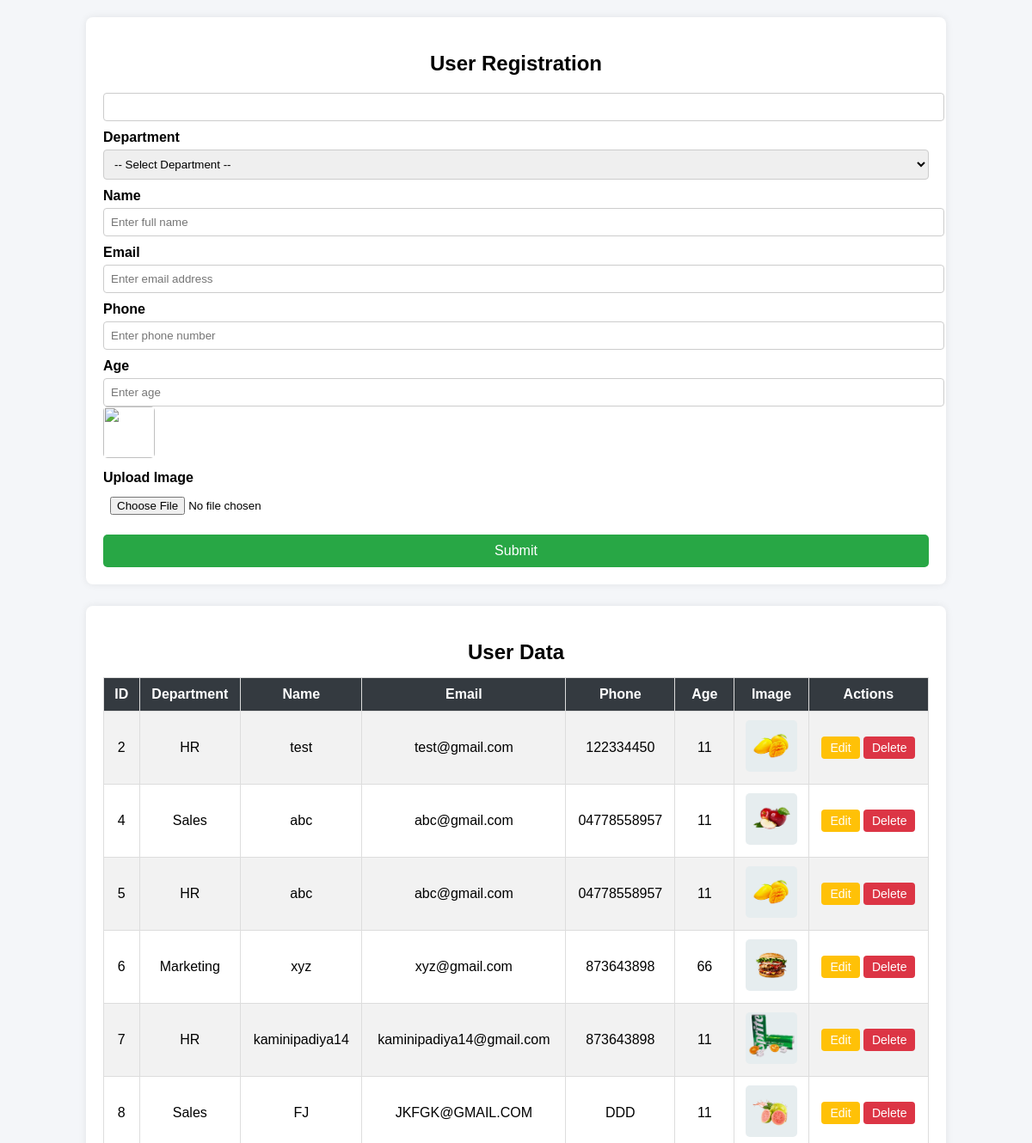
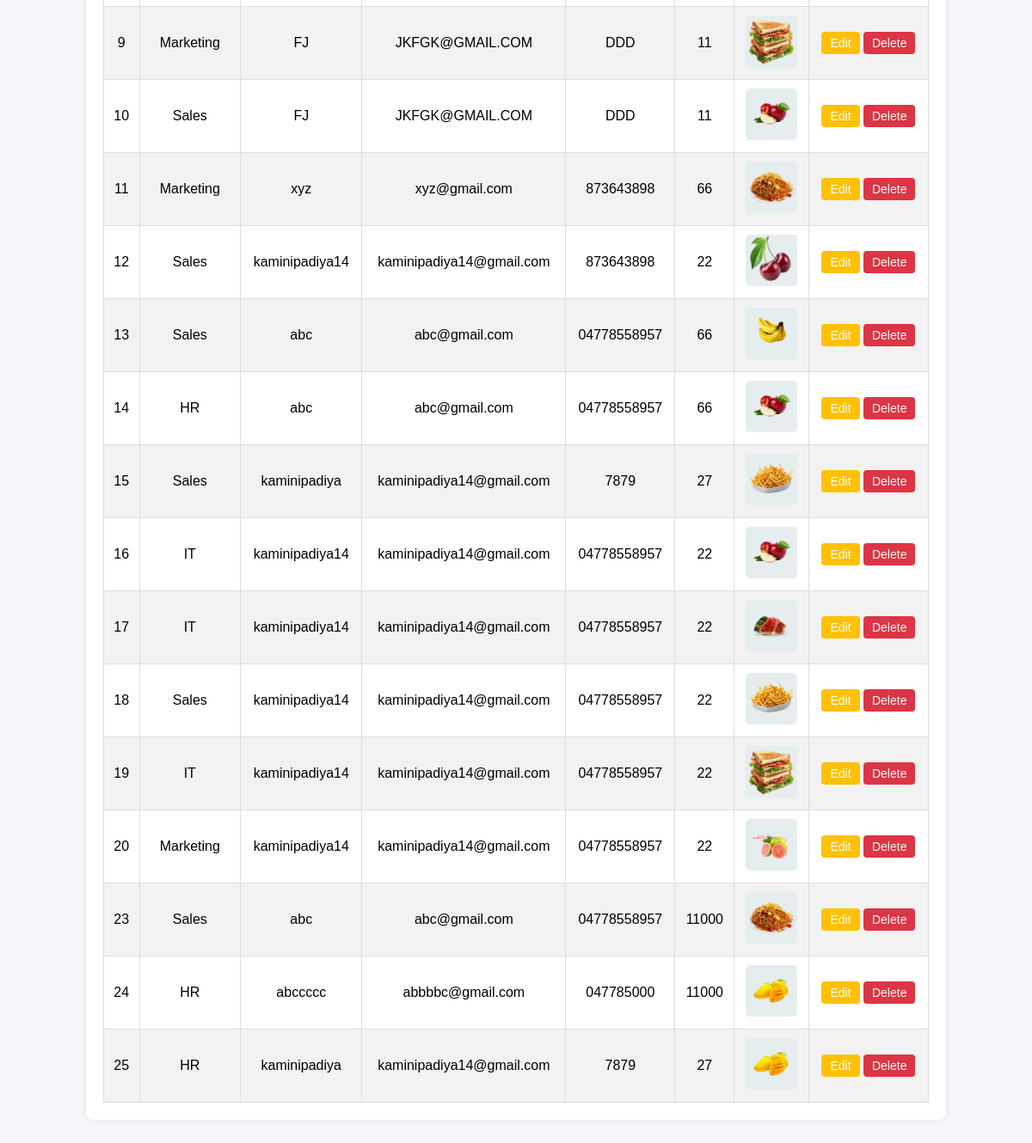
The page / on the database its author committed (2 pictures, top to bottom).
### app/models.py (models this page shows)
class Student(models.Model):
    department = models.ForeignKey(Department,on_delete=models.CASCADE,null=True)
    name = models.CharField(max_length=20)
    email = models.CharField(max_length=50)
    phone = models.CharField(max_length=20)
    age = models.IntegerField()
    image = models.ImageField(upload_to='img',default='test')

class Department(models.Model):
    name = models.CharField(max_length=20)

### app/views.py (the view)
# urls.py: path('',index,name="index"),
def index(request):
    students = Student.objects.all()
    departments = Department.objects.all()
    std = None  # default
    sid = request.GET.get('sid')  # check if edit clicked
    if sid:
            std = Student.objects.get(id=sid)
    return render(request,'index.html',{'std':std,'student':students,'departments': departments})

### app/templates/index.html (shortened to what this page needs)
<!DOCTYPE html>
<html>
<head>
</head>
<body>
<div class="container">
    <div class="card">
        {%if std%}
         <h2>User Update</h2>
         {%else%}
        <h2>User Registration</h2>
        {%endif%}
        <form action="{% url 'add' %}" method="POST" enctype="multipart/form-data">
             <input type="text" name="sid" value="{{std.id|default:''}}">
            <label>Department</label>
            <select name="department" id="department">
                <option value="">-- Select Department --</option>
            </select>
            <label>Name</label>
            <input type="text" id="name" name="name" value="{{std.name|default:''}}" placeholder="Enter full name">
            <label>Email</label>
            <input type="email" id="email" name="email" value="{{std.email|default:''}}" placeholder="Enter email address">
            <label>Phone</label>
            <input type="tel" id="phone" name="phone" value="{{std.phone|default:''}}" placeholder="Enter phone number">
            <label>Age</label>
            <input type="number" id="age" name="age" value="{{std.age|default:''}}" placeholder="Enter age">
            <img src="media/{{std.image|default:''}}">
            <label>Upload Image</label>
            <input type="file" id="img" name="img" value="media/{{std.image|default:''}}">
            <button type="submit" class="btn-submit">Submit</button>
        </form>
    </div>
   <div class="card">
    <h2>User Data</h2>
    <table>
        <tr>
            <th>ID</th>
            <th>Department</th>
            <th>Name</th>
            <th>Email</th>
            <th>Phone</th>
            <th>Age</th>
            <th>Image</th>
            <th>Actions</th>
        </tr>
         {%for std in student%}
        <tr>
            <td>{{std.id}}</td>
            <td>{{std.department.name}}</td>
            <td>{{std.name}}</td>
            <td>{{std.email}}</td>
            <td>{{std.phone}}</td>
            <td>{{std.age}}</td>
            <td><img src="media/{{std.image}}" alt="media/{{std.image}}"></td>
            <td>
                <a href="{% url 'index'%}?sid={{std.id}}" class="action-btn edit-btn">Edit</a>
                <a href="{% url 'delete'%}?sid={{std.id}}" class="action-btn delete-btn">Delete</a>
            </td>
        </tr>
        {%endfor%}
    </table>
</div>
</div>
</body>
</html>

### app/templates/index.html (style rules this page uses)
body { font-family: Arial, sans-serif; background: #f4f6f9; margin: 0; padding: 20px; }
.container { max-width: 1000px; margin: auto; }
.card { background: white; padding: 20px; border-radius: 8px; box-shadow: 0 0 10px rgba(0,0,0,0.08); margin-bottom: 25px; }
h2 { text-align: center; margin-bottom: 15px; }
label { font-weight: bold; display: block; margin-top: 10px; }
input, select { width: 100%; padding: 8px; margin-top: 5px; border-radius: 4px; border: 1px solid #ccc; }
input[type="file"] { border: none; }
.btn-submit { width: 100%; margin-top: 15px; padding: 10px; border: none; background-color: #28a745; color: white; font-size: 16px; border-radius: 5px; cursor: pointer; }
table { width: 100%; border-collapse: collapse; }
th, td { padding: 10px; text-align: center; border: 1px solid #ddd; }
th { background-color: #343a40; color: white; }
tr:nth-child(even) { background-color: #f2f2f2; }
img { width: 60px; height: 60px; object-fit: cover; border-radius: 5px; }
.action-btn { padding: 5px 10px; color: white; border-radius: 4px; text-decoration: none; font-size: 14px; }
.edit-btn { background-color: #ffc107; }
.delete-btn { background-color: #dc3545; }

### rows shown on the page
Student: id "2", department.name "HR", name "test", email "test@gmail.com", phone "122334450", age "11", image (picture)
Student: id "4", department.name "Sales", name "abc", email "abc@gmail.com", phone "04778558957", age "11", image (picture)
Student: id "5", department.name "HR", name "abc", email "abc@gmail.com", phone "04778558957", age "11", image (picture)
Student: id "6", department.name "Marketing", name "xyz", email "xyz@gmail.com", phone "873643898", age "66", image (picture)
Student: id "7", department.name "HR", name "kaminipadiya14", email "kaminipadiya14@gmail.com", phone "873643898", age "11", image (picture)
Student: id "8", department.name "Sales", name "FJ", email "JKFGK@GMAIL.COM", phone "DDD", age "11", image (picture)
Student: id "9", department.name "Marketing", name "FJ", email "JKFGK@GMAIL.COM", phone "DDD", age "11", image (picture)
Student: id "10", department.name "Sales", name "FJ", email "JKFGK@GMAIL.COM", phone "DDD", age "11", image (picture)
Student: id "11", department.name "Marketing", name "xyz", email "xyz@gmail.com", phone "873643898", age "66", image (picture)
Student: id "12", department.name "Sales", name "kaminipadiya14", email "kaminipadiya14@gmail.com", phone "873643898", age "22", image (picture)
Student: id "13", department.name "Sales", name "abc", email "abc@gmail.com", phone "04778558957", age "66", image (picture)
Student: id "14", department.name "HR", name "abc", email "abc@gmail.com", phone "04778558957", age "66", image (picture)
Student: id "15", department.name "Sales", name "kaminipadiya", email "kaminipadiya14@gmail.com", phone "7879", age "27", image (picture)
Student: id "16", department.name "IT", name "kaminipadiya14", email "kaminipadiya14@gmail.com", phone "04778558957", age "22", image (picture)
Student: id "17", department.name "IT", name "kaminipadiya14", email "kaminipadiya14@gmail.com", phone "04778558957", age "22", image (picture)
Student: id "18", department.name "Sales", name "kaminipadiya14", email "kaminipadiya14@gmail.com", phone "04778558957", age "22", image (picture)
Student: id "19", department.name "IT", name "kaminipadiya14", email "kaminipadiya14@gmail.com", phone "04778558957", age "22", image (picture)
Student: id "20", department.name "Marketing", name "kaminipadiya14", email "kaminipadiya14@gmail.com", phone "04778558957", age "22", image (picture)
Student: id "23", department.name "Sales", name "abc", email "abc@gmail.com", phone "04778558957", age "11000", image (picture)
Student: id "24", department.name "HR", name "abccccc", email "abbbbc@gmail.com", phone "047785000", age "11000", image (picture)
Student: id "25", department.name "HR", name "kaminipadiya", email "kaminipadiya14@gmail.com", phone "7879", age "27", image (picture)
